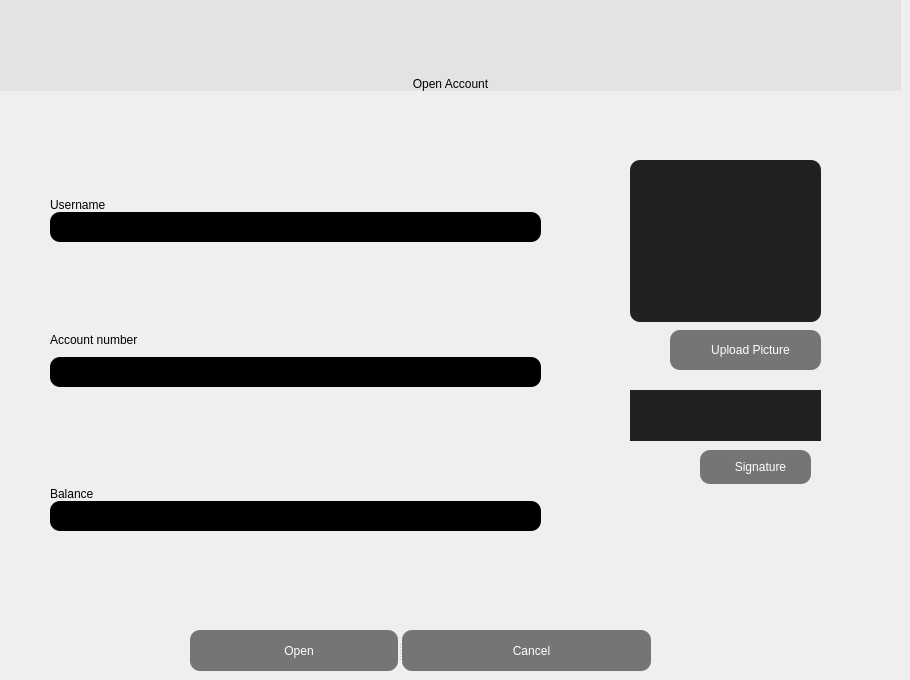
       <widget class="QWidget" name="open_account_page">
        <widget class="QLabel" name="open_account_label">
         <property name="geometry">
          <rect>
           <x>0</x>
           <y>0</y>
           <width>901</width>
           <height>91</height>
          </rect>
         </property>
         <property name="styleSheet">
          <string notr="true">background-color: rgb(227, 227, 227);
font: 48pt &quot;MS Shell Dlg 2&quot;;
border:none;</string>
         </property>
         <property name="text">
          <string>Open Account</string>
         </property>
         <property name="alignment">
          <set>Qt::AlignBottom|Qt::AlignHCenter</set>
         </property>
        </widget>
        <widget class="QWidget" name="layoutWidget_10">
         <property name="geometry">
          <rect>
           <x>50</x>
           <y>150</y>
           <width>491</width>
           <height>381</height>
          </rect>
         </property>
         <layout class="QGridLayout" name="gridLayout_8">
          <property name="horizontalSpacing">
           <number>0</number>
          </property>
          <property name="verticalSpacing">
           <number>52</number>
          </property>
          <item row="1" column="0">
           <layout class="QVBoxLayout" name="verticalLayout_9">
            <property name="spacing">
             <number>10</number>
            </property>
            <item>
             <widget class="QLabel" name="account_no_accopen">
              <property name="styleSheet">
               <string notr="true">color: black;
font: 75 11pt &quot;MS Shell Dlg 2&quot;;
</string>
              </property>
              <property name="text">
               <string>Account number</string>
              </property>
              <property name="scaledContents">
               <bool>false</bool>
              </property>
              <property name="alignment">
               <set>Qt::AlignBottom|Qt::AlignJustify</set>
              </property>
              <property name="wordWrap">
               <bool>true</bool>
              </property>
              <property name="margin">
               <number>0</number>
              </property>
              <property name="indent">
               <number>0</number>
              </property>
             </widget>
            </item>
            <item>
             <widget class="QLineEdit" name="account_number_lineEdit_open_account">
              <property name="styleSheet">
               <string notr="true">height:30px;
font: 9pt &quot;MS Shell Dlg 2&quot;;
border-radius:10px;
background-color: rgb(0, 0, 0);
color: rgb(255, 255, 255);</string>
              </property>
              <property name="clearButtonEnabled">
               <bool>true</bool>
              </property>
             </widget>
            </item>
           </layout>
          </item>
          <item row="2" column="0">
           <layout class="QVBoxLayout" name="verticalLayout_10">
            <item>
             <widget class="QLabel" name="balance_account_open">
              <property name="styleSheet">
               <string notr="true">color: black;
font: 75 10pt &quot;MS Shell Dlg 2&quot;;
</string>
              </property>
              <property name="text">
               <string>Balance</string>
              </property>
              <property name="scaledContents">
               <bool>false</bool>
              </property>
              <property name="alignment">
               <set>Qt::AlignBottom|Qt::AlignJustify</set>
              </property>
              <property name="wordWrap">
               <bool>true</bool>
              </property>
              <property name="margin">
               <number>0</number>
              </property>
              <property name="indent">
               <number>0</number>
              </property>
             </widget>
            </item>
            <item>
             <widget class="QLineEdit" name="amount_lineEdit_open_account">
              <property name="styleSheet">
               <string notr="true">height:30px;
font: 9pt &quot;MS Shell Dlg 2&quot;;
border-radius:10px;
background-color: rgb(0, 0, 0);
color: rgb(255, 255, 255);</string>
              </property>
              <property name="clearButtonEnabled">
               <bool>true</bool>
              </property>
             </widget>
            </item>
           </layout>
          </item>
          <item row="0" column="0">
           <layout class="QVBoxLayout" name="verticalLayout_8">
            <item>
             <widget class="QLabel" name="usernamename_account_open_label">
              <property name="styleSheet">
               <string notr="true">color: black;
font: 75 10pt &quot;MS Shell Dlg 2&quot;;
</string>
              </property>
              <property name="text">
               <string>Username</string>
              </property>
              <property name="scaledContents">
               <bool>false</bool>
              </property>
              <property name="alignment">
               <set>Qt::AlignBottom|Qt::AlignJustify</set>
              </property>
              <property name="wordWrap">
               <bool>true</bool>
              </property>
              <property name="margin">
               <number>0</number>
              </property>
              <property name="indent">
               <number>0</number>
              </property>
             </widget>
            </item>
            <item>
             <widget class="QLineEdit" name="username_lineEdit_open_account">
              <property name="styleSheet">
               <string notr="true">height:30px;
font: 9pt &quot;MS Shell Dlg 2&quot;;
border-radius:10px;
background-color: rgb(0, 0, 0);
color: rgb(255, 255, 255);</string>
              </property>
              <property name="clearButtonEnabled">
               <bool>true</bool>
              </property>
             </widget>
            </item>
           </layout>
          </item>
         </layout>
        </widget>
        <widget class="QLabel" name="picture_label_open_account">
         <property name="geometry">
          <rect>
           <x>630</x>
           <y>160</y>
           <width>191</width>
           <height>162</height>
          </rect>
         </property>
         <property name="styleSheet">
          <string notr="true">background-color: rgb(33, 33, 33);
border-radius:10px;
border:none;</string>
         </property>
         <property name="text">
          <string/>
         </property>
        </widget>
        <widget class="QPushButton" name="picture_button_open_account">
         <property name="geometry">
          <rect>
           <x>670</x>
           <y>330</y>
           <width>151</width>
           <height>40</height>
          </rect>
         </property>
         <property name="styleSheet">
          <string notr="true">QPushButton{
	color:white;
	background-color: rgb(117, 117, 117);
	font: 75 10pt &quot;MS Shell Dlg 2&quot;;
	border:none;
	height:40px;
	padding-left:10px;
	border-radius:10px;
}



QPushButton:hover{
	background-color:white;
	color:black;
	font-weight:bold;
}
</string>
         </property>
         <property name="text">
          <string>Upload Picture</string>
         </property>
         <property name="checkable">
          <bool>true</bool>
         </property>
         <property name="autoExclusive">
          <bool>true</bool>
         </property>
        </widget>
        <widget class="QPushButton" name="signature_upload_button_open_account">
         <property name="geometry">
          <rect>
           <x>700</x>
           <y>450</y>
           <width>111</width>
           <height>34</height>
          </rect>
         </property>
         <property name="styleSheet">
          <string notr="true">QPushButton{
	color:white;
	background-color: rgb(117, 117, 117);
	font: 75 10pt &quot;MS Shell Dlg 2&quot;;
	border:none;
	height:40px;
	padding-left:10px;
	border-radius:10px;
}



QPushButton:hover{
	background-color:white;
	color:black;
	font-weight:bold;
}
</string>
         </property>
         <property name="text">
          <string>Signature</string>
         </property>
         <property name="checkable">
          <bool>true</bool>
         </property>
         <property name="autoExclusive">
          <bool>true</bool>
         </property>
        </widget>
        <widget class="QLabel" name="signature_label_open_account">
         <property name="geometry">
          <rect>
           <x>630</x>
           <y>390</y>
           <width>191</width>
           <height>51</height>
          </rect>
         </property>
         <property name="styleSheet">
          <string notr="true">background-color: rgb(33, 33, 33);</string>
         </property>
         <property name="text">
          <string/>
         </property>
        </widget>
        <widget class="QLabel" name="status_label_open_account">
         <property name="geometry">
          <rect>
           <x>40</x>
           <y>570</y>
           <width>6</width>
           <height>16</height>
          </rect>
         </property>
         <property name="styleSheet">
          <string notr="true">font: 75 8pt &quot;MS Shell Dlg 2&quot;;</string>
         </property>
         <property name="text">
          <string/>
         </property>
        </widget>
        <widget class="QSplitter" name="splitter_8">
         <property name="geometry">
          <rect>
           <x>190</x>
           <y>630</y>
           <width>461</width>
           <height>41</height>
          </rect>
         </property>
         <property name="orientation">
          <enum>Qt::Horizontal</enum>
         </property>
         <widget class="QPushButton" name="open_button_open_account">
          <property name="styleSheet">
           <string notr="true">QPushButton{
	color:white;
	background-color: rgb(117, 117, 117);
	font: 75 10pt &quot;MS Shell Dlg 2&quot;;
	border:none;
	height:40px;
	padding-left:10px;
	border-radius:10px;
}



QPushButton:hover{
	background-color:white;
	color:black;
	font-weight:bold;
}
</string>
          </property>
          <property name="text">
           <string>Open</string>
          </property>
          <property name="checkable">
           <bool>true</bool>
          </property>
          <property name="autoExclusive">
           <bool>true</bool>
          </property>
         </widget>
         <widget class="QPushButton" name="cancel_button_open_account">
          <property name="styleSheet">
           <string notr="true">QPushButton{
	color:white;
	background-color: rgb(117, 117, 117);
	font: 75 10pt &quot;MS Shell Dlg 2&quot;;
	border:none;
	height:40px;
	padding-left:10px;
	border-radius:10px;
}



QPushButton:hover{
	background-color:white;
	color:black;
	font-weight:bold;
}
</string>
          </property>
          <property name="text">
           <string>Cancel</string>
          </property>
          <property name="checkable">
           <bool>true</bool>
          </property>
          <property name="autoExclusive">
           <bool>true</bool>
          </property>
         </widget>
        </widget>
       </widget>
